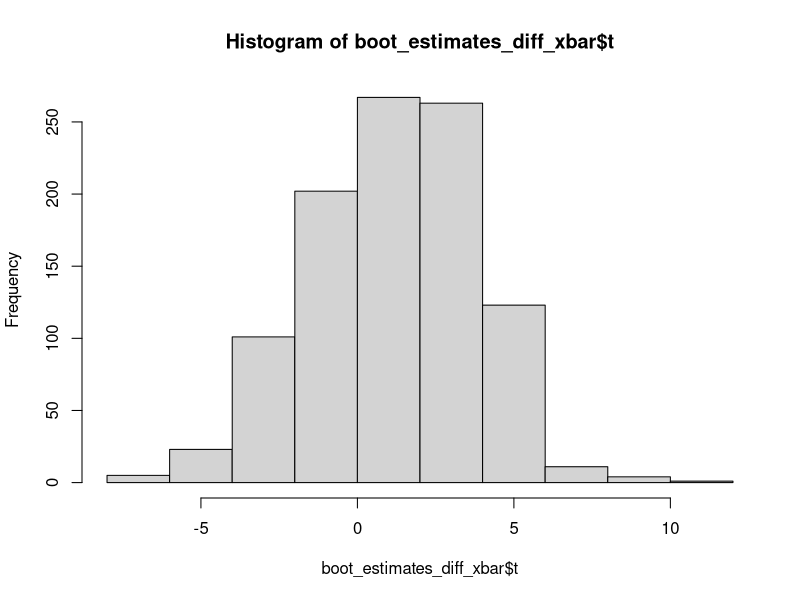

This figure's R source:
## ---- chunk 1
#| label: simulate our data

n <- 100

set.seed(104)
x <- rnorm(n, mean = 5, sd = 1.2)

## ---- chunk 2
#| label: produce jackknife estimates

# Since we are leaving out each obs. once, we will end up with n estimates 
jackknife_estimates <- numeric(n)

for(i in seq_along(jackknife_estimates)){
  # Step 1: remove the i^th number from x
  jackknife_sample <- x[-i]
  
  # Step 2: compute sample mean using the other 99 numbers.
  jackknife_estimates[i] <- mean(jackknife_sample)
}

## ---- chunk 3
#| label: estimate bias using jackknife

original_mean <- mean(x)

jackknife_bias <- (n-1) * (mean(jackknife_estimates) - original_mean)

## ---- chunk 4
#| label: compute variance of jackknife estimates

sum_of_squares <- sum((jackknife_estimates - mean(jackknife_estimates))^2)
correcting_factor <- (n-1)/n
# estimated sd of the sampling distribution of sample mean (estimated using )
jackknife_se <- sqrt(correcting_factor * sum_of_squares)
sd(x)/sqrt(n)       # should match jackknife_se value

## ---- chunk 5
#| label: construct bootstrap estimates using a for loop

B <- 999  # 999 bootstrap resamples from x
boot_means <- numeric(B)  # to store bootstrap estimates in

set.seed(140)

for(i in seq_along(boot_means)){
  
  # Step 1: sample WITH REPLACEMENT from original sample, to match the correct sampling distribution, we need a sample of the same size as the original.
  boot_sample <- sample(
    x, # original data
    size = n, # what sample size
    replace = TRUE # WITH replacement
    )
  
  # Step 2: calculate the statistic value using this bootstrap sample
  boot_means[i] <- mean(boot_sample)
}

## ---- chunk 6
#| label: estimate bias using bootstrap

boot_bias <- mean(boot_means) - original_mean
print(boot_bias)

## ---- chunk 7
#| label: estimate standard error using bootstrap

boot_se <- sd(boot_means) # New way
sd(x)/sqrt(n)             # Last way

## ---- chunk 8
#| label: custom statistic function
my_wacky_function <- function(x){
  wacky_stat <- median(x)/IQR(x) # some kind of weird not-quite t-statistic?
  return(wacky_stat)
}
## ---- chunk 9
#| label: estimate standard error of this wacky stat using bootstrap

boot_wacky <- numeric(B)
set.seed(23)
  
for(i in seq_along(boot_wacky)){
  
  # Step 1: bootstrap sample (sample w/ replacement)
  boot_sample <- sample(x, size = n, replace = TRUE)
  
  # Step 2: calculate the statistic on the bootstrap sample
  boot_wacky[i] <- my_wacky_function(boot_sample)
}

# Step 3: estimate standard error
sd(boot_wacky)
## ---- chunk 10
#| label: load boot package
library(boot)
## ---- chunk 11
#| label: boot step 1 - define function

boot_sample_mean <- function(df, ind){
  # df = data frame containing the original data to sample from
  # ind = vector of row indices corresponding to the bootstrap sample
  
  # Step 1: the bootstrap sample is inherent when we subset df based on ind
  boot_df <- df[ind, , drop = FALSE]
  
  # Step 2: calculate the statistic
  boot_mean <- mean(boot_df$x)  # Note to self: we better have a column labeled "x"
  
  return(boot_mean) # explicitly what is the output
  
}

## ---- chunk 12
#| label: boot step 2 - apply function to bootstrap resamples

sim_data <- data.frame(
  x = x # column named "x" contains the values in vector x
)
set.seed(207)

boot_estimates <- boot(
  data = sim_data, # original data set we pass into the fn.
  statistic = boot_sample_mean, # function we wrote earlier
  R = 999 # takes the place of B in our earlier code
)

## ---- chunk 13
#| label: investigate the boot object

str(boot_estimates)

## ---- chunk 14
#| label: bootstrap standard error for simdata_df

sd(boot_estimates$t)

## ---- chunk 15
#| label: simulate test scores

n_wynne <- 25
n_nichols <- 35

mean_wynne <- 70
mean_nichols <- 70
sd_wynne <- 10
sd_nichols <- 10

set.seed(112)
wynne <- rnorm(n_wynne, mean_wynne, sd_wynne) |>
  round()
# |> is equivalent to round(rnorm(insert code)), |> makes it easier to read.

nichols <- rnorm(n_nichols, mean_nichols, sd_nichols) |>
  round()
    
# one of several ways to censor values at a minimum/maximum
wynne[wynne > 100] <- 100
wynne[wynne < 0] <- 0
nichols[nichols > 100] <- 100
nichols[nichols < 0] <- 0

sim_test_scores <- data.frame(
  teacher = c(rep("Nichols", n_nichols), rep("Wynne", n_wynne)),   # x variable
  score = (c(nichols, wynne)    )                                  # y variable
)

## ---- chunk 16
#| label: diff sample means with boot

boot_diff_sample_means <- function(df, ind){
  # df: og data
  # ind: the row indices our resample
  
  # Step 1: get out bootstrap sample 
  boot_sample <- df[ind, , drop = FALSE]
  boot_wynne <- boot_sample[which(boot_sample$teacher == "Wynne"), , drop = FALSE]
  boot_nichols <- boot_sample[which(boot_sample$teacher == "Nichols"), , drop = FALSE]
  
  # Step 2: get our statistic
  # xbar_nichols <- mean(boot_nichols$score)
  # xbar_wynne <- mean(boot_wynne$score)
  # boot_diff_means <- xbar_nichols - xbar_wynne
  boot_diff_means <- mean(boot_nichols$score) - mean(boot_wynne$score)
  
  return(boot_diff_means) # always explicitly return
  
}

## ---- chunk 17
#| label: stratified bootstrap sample

set.seed(114)

boot_estimates_diff_xbar <- boot(
  data = sim_test_scores,                         # original data set
  statistic = boot_diff_sample_means,             # function to apply
  R = 1000,                                       # 1000 bootstrap samples
  strata = as.factor(sim_test_scores$teacher)     # vector of group values
                                                  # strata NEEDS TO BE A FACTOR, keeps each                                                      sample group equal
)

## ---- chunk 18
#| label: bootstrap sampling dist

hist(boot_estimates_diff_xbar$t)
